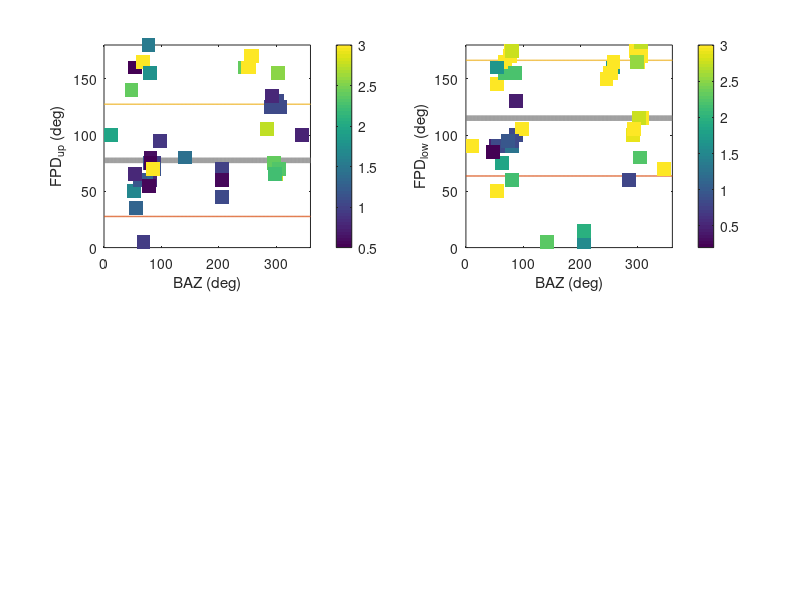

The MATLAB source for this figure:
clear all; close all; clc; clf;

data=load('baz_anisopar.dat');

avgfpdpUP=median(data(:,1));  stdfpdUP=sqrt(sum((((data(:,1)-avgfpdpUP).^2)))/length(data-1)); bound1=avgfpdpUP-stdfpdUP; bound2=avgfpdpUP+stdfpdUP;
avgfpdpLOW=median(data(:,3)); stdfpdLOW=sqrt(sum((((data(:,3)-avgfpdpLOW).^2)))/length(data-1)); bound3=avgfpdpLOW-stdfpdLOW; bound4=avgfpdpLOW+stdfpdLOW;

figure(1)
subplot(2,2,1)
plot([0:1:360],ones(length([0:1:360]),1).*avgfpdpUP,'LineWidth',4,'Color',[.5 .5 .5]); hold on
plot([0:1:360],ones(length([0:1:360]),1).*bound1,'LineWidth',1); hold on
plot([0:1:360],ones(length([0:1:360]),1).*bound2,'LineWidth',1); hold on

scatter(data(:,5),data(:,1),100,data(:,2),'filled','s'); axis([0 360 0 180]); colorbar; 
xlabel('BAZ (deg)'); ylabel('FPD_u_p (deg)')


subplot(2,2,2)

plot([0:1:360],ones(length([0:1:360]),1).*avgfpdpLOW,'LineWidth',4,'Color',[.5 .5 .5]); hold on
plot([0:1:360],ones(length([0:1:360]),1).*bound3,'LineWidth',1); hold on
plot([0:1:360],ones(length([0:1:360]),1).*bound4,'LineWidth',1); hold on
scatter(data(:,5),data(:,3),100,data(:,4),'filled','s'); axis([0 360 0 180]); colorbar;
xlabel('BAZ (deg)'); ylabel('FPD_l_o_w (deg)')


